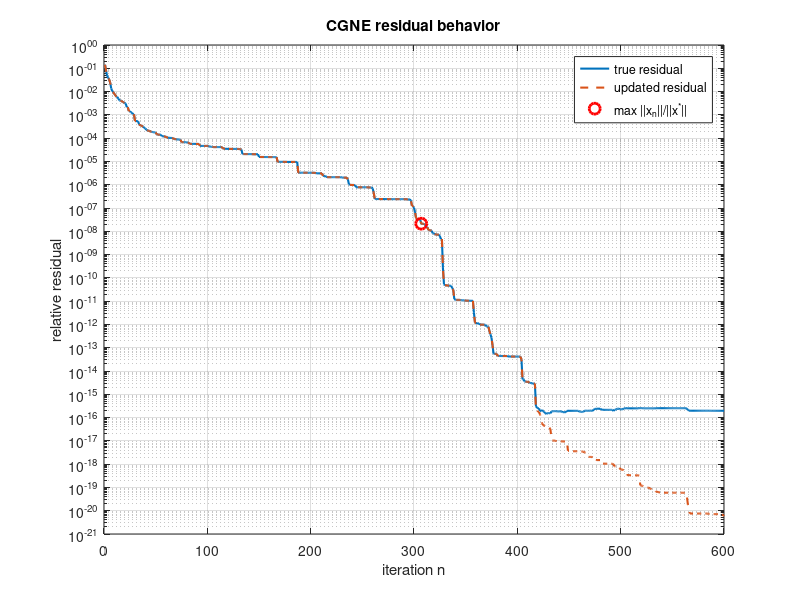
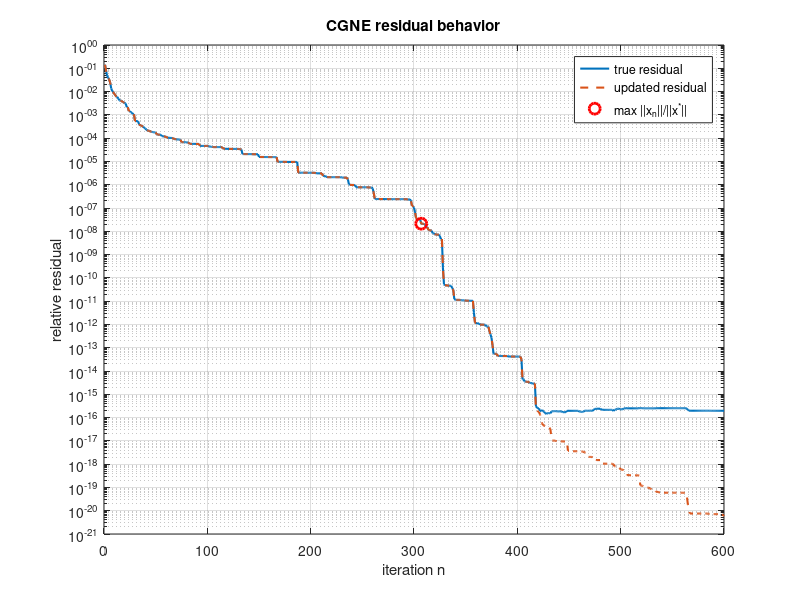

These figures' MATLAB source, in order:
% problem7_cgne.m
% Reproduce CGNE residual behavior figure

clear; clc; close all;

rng(0);

% Parameters
m = 40;
kappa = 1e4;
maxit = 600;

% Generate random orthogonal matrices U and V
[U, ~] = qr(randn(m));
[V, ~] = qr(randn(m));

% Singular values
sigma = kappa.^(-(0:m-1)/(m-1));

% Construct matrix A = U * Sigma * V'
A = U * diag(sigma) * V';

% Exact solution and right-hand side
xstar = randn(m, 1);
b = A * xstar;

% Initial guess
x = zeros(m, 1);

% CGNE initialization
r = b - A * x;
z = A' * r;
p = z;

% Storage
true_res = zeros(maxit, 1);
upd_res = zeros(maxit, 1);
xnorm_ratio = zeros(maxit, 1);

scale = norm(A) * norm(xstar);

% CGNE iteration
for k = 1:maxit
    Ap = A * p;

    alpha = (z' * z) / (Ap' * Ap);

    x = x + alpha * p;

    % Updated residual
    r = r - alpha * Ap;

    znew = A' * r;

    beta = (znew' * znew) / (z' * z);

    p = znew + beta * p;
    z = znew;

    % True residual recomputed directly
    true_res(k) = norm(b - A * x) / scale;

    % Updated residual
    upd_res(k) = norm(r) / scale;

    % Norm ratio
    xnorm_ratio(k) = norm(x) / norm(xstar);
end

% Find index where ||x_n|| / ||x*|| is maximal
[~, imax] = max(xnorm_ratio);

% Plot
figure;
semilogy(1:maxit, true_res, '-', 'LineWidth', 1.5);
hold on;
semilogy(1:maxit, upd_res, '--', 'LineWidth', 1.5);
semilogy(imax, true_res(imax), 'ro', 'MarkerSize', 8, 'LineWidth', 2);
grid on;

legend('true residual', ...
       'updated residual', ...
       'max ||x_n||/||x^*||', ...
       'Location', 'best');

xlabel('iteration n');
ylabel('relative residual');
title('CGNE residual behavior');

% Save figures
exportgraphics(gcf, 'cgne_residual.pdf', 'ContentType', 'vector');
saveas(gcf, 'cgne_residual.png');

fprintf('Figure saved as cgne_residual.pdf and cgne_residual.png\n');
fprintf('Maximum ||x_n||/||x^*|| occurs at iteration %d\n', imax);
fprintf('Maximum ratio = %.6e\n', xnorm_ratio(imax));
